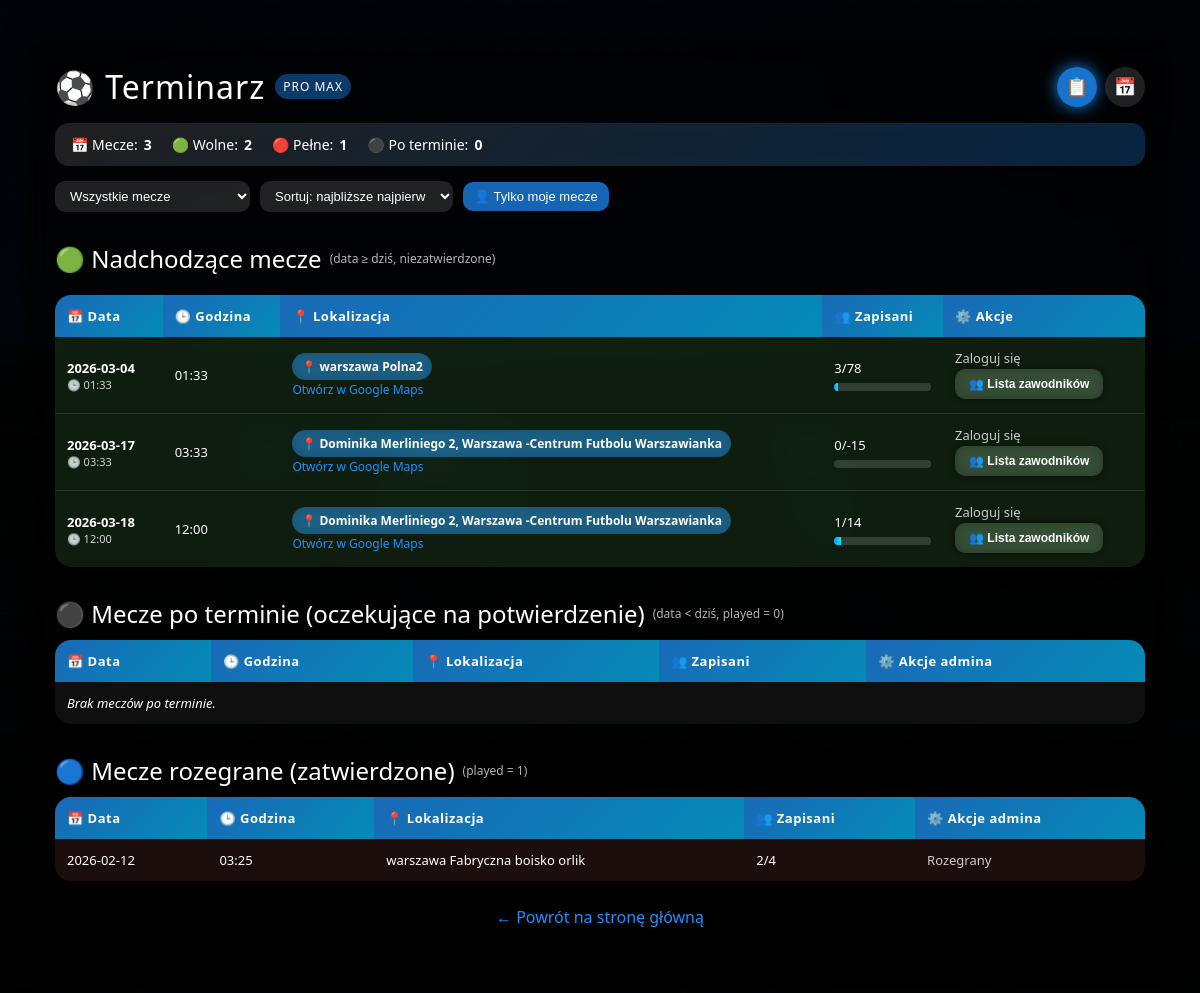
Page /terminarz on the committed database.
### tables this page shows
CREATE TABLE matches (
            id INTEGER PRIMARY KEY AUTOINCREMENT,
            match_date TEXT NOT NULL,
            match_time TEXT NOT NULL,
            location TEXT NOT NULL,
            max_slots INTEGER NOT NULL,
            signed_up INTEGER NOT NULL DEFAULT 0
        , played INTEGER NOT NULL DEFAULT 0);

### app.py (the view)
@app.route("/terminarz")
def terminarz():
    conn = get_db()
    matches = conn.execute("SELECT * FROM matches ORDER BY match_date ASC, match_time ASC").fetchall()
    signups = conn.execute("""
        SELECT ms.match_id, ms.paid, u.first_name, u.last_name, u.player_alias
        FROM match_signups ms
        JOIN users u ON u.id = ms.user_id
        ORDER BY u.first_name ASC
    """).fetchall()
    conn.close()
    players_by_match = {}
    for s in signups:
        players_by_match.setdefault(s["match_id"], []).append(s)
    user_signed = {}
    if "player_alias" in session:
        for s in signups:
            if s["player_alias"] == session["player_alias"]:
                user_signed[s["match_id"]] = True
    today = date.today()
    upcoming_matches = []
    after_date_not_confirmed = []
    played_confirmed = []
    for m in matches:
        m_date = date.fromisoformat(m["match_date"])
        if m["played"] == 1:
            played_confirmed.append(m)
        else:
            if m_date >= today:
                upcoming_matches.append(m)
            else:
                after_date_not_confirmed.append(m)
    return render_template(
        "terminarz.html",
        matches=matches,
        upcoming_matches=upcoming_matches,
        after_date_not_confirmed=after_date_not_confirmed,
        played_confirmed=played_confirmed,
        players_by_match=players_by_match,
        user_signed=user_signed
    )

### app.py (called while the page is built)
def get_db():
    conn = sqlite3.connect("database.db")
    conn.row_factory = sqlite3.Row
    return conn

### templates/terminarz.html (shortened to what this page needs)
<!DOCTYPE html>
<html lang="pl">
<head>
</head>
<body>
<div class="overlay"></div>
<div class="container">
    <div class="header-row">
        <h1>⚽ Terminarz <span class="badge">PRO MAX</span></h1>
        <div class="view-toggle">
            <button id="btn-list" class="icon-toggle active" title="Widok listy">📋</button>
            <button id="btn-calendar" class="icon-toggle" title="Widok kalendarza">📅</button>
        </div>
    </div>
    <div id="stats-bar" class="stats-bar">
        <div class="stats-item">📅 Mecze: <span id="stat-total" class="value">0</span></div>
        <div class="stats-item">🟢 Wolne: <span id="stat-free" class="value">0</span></div>
        <div class="stats-item">🔴 Pełne: <span id="stat-full" class="value">0</span></div>
        <div class="stats-item">⚫ Po terminie: <span id="stat-past" class="value">0</span></div>
    </div>
    <div class="controls">
        <select id="filter-select">
            <option value="all">Wszystkie mecze</option>
        </select>
        <select id="sort-select">
            <option value="asc">Sortuj: najbliższe najpierw</option>
        </select>
        <button id="filter-mine" class="btn-filter">👤 Tylko moje mecze</button>
    </div>
    <div id="list-view">
        <h2>🟢 Nadchodzące mecze <small>(data ≥ dziś, niezatwierdzone)</small></h2>
        <div style="max-height: 450px; overflow-y: auto; border-radius: 16px;">
            <table>
                <thead>
                <tr>
                    <th>📅 Data</th>
                    <th>🕒 Godzina</th>
                    <th>📍 Lokalizacja</th>
                    <th>👥 Zapisani</th>
                    <th>⚙️ Akcje</th>
                </tr>
                </thead>
                <tbody id="list-tbody">
                {% for m in upcoming_matches %}
                {% set signed = m["signed_up"] %}
                {% set max_slots = m["max_slots"] %}
                {% set percent = (signed / max_slots) * 100 if max_slots > 0 else 0 %}
                {% if percent < 50 %}
                {% set row_class = "row-green" %}
                {% elif percent < 80 %}
                {% set row_class = "row-yellow" %}
                {% else %}
                {% set row_class = "row-red" %}
                {% endif %}
                <tr class="{{ row_class }} match-row"
                    data-id="{{ m['id'] }}"
                    data-date="{{ m['match_date'] }}"
                    data-time="{{ m['match_time'] }}"
                    data-signed="{{ signed }}"
                    data-max="{{ max_slots }}"
                    data-mine="{% if user_signed.get(m['id']) %}1{% else %}0{% endif %}">
                    <td>
                        <div style="font-weight:600;">{{ m["match_date"] }}</div>
                        <div style="font-size:11px; opacity:0.8;">🕒 {{ m["match_time"] }}</div>
                    </td>
                    <td>{{ m["match_time"] }}</td>
                    <td>
                        <span class="location-tag">📍 {{ m["location"] }}</span><br>
                        <a href="https://www.google.com/maps/search/?api=1&query={{ m['location'] | urlencode }}"
                           target="_blank"
                           style="color:#1e90ff; text-decoration:none; font-size:12px;">
                            Otwórz w Google Maps
                        </a>
                    </td>
                    <td>
                        {{ signed }}/{{ max_slots }}
                        <div class="progress-container">
                            <div class="progress-bar" style="--target-width: {{ percent }}%;"></div>
                        </div>
                    </td>
                    <td>
                        {% if session.user_id %}
                        {% if user_signed.get(m["id"]) %}
                        <a href="/terminarz/unsubscribe/{{ m['id'] }}" class="btn-modern btn-leave">
                            👤 Jednak nie wpadam
                        </a>
                        {% else %}
                        {% if signed < max_slots %}
                        <a href="/terminarz/signup/{{ m['id'] }}" class="btn-modern btn-join">
                            👤 Zapisz się
                        </a>
                        {% else %}
                        <span style="color:orange; font-weight:bold;">Brak miejsc</span>
                        {% endif %}
                        {% endif %}
                        {% else %}
                        <span style="color:#ccc;">Zaloguj się</span>
                        {% endif %}
                        <br>
                        <button class="btn-modern btn-list-players" onclick="openPlayersPopup({{ m['id'] }})">
                            👥 Lista zawodników
                        </button>
                    </td>
                </tr>
                {% endfor %}
                </tbody>
            </table>
        </div>
        <h2>⚫ Mecze po terminie (oczekujące na potwierdzenie) <small>(data < dziś, played = 0)</small></h2>
        <table>
            <thead>
            <tr>
                <th>📅 Data</th>
                <th>🕒 Godzina</th>
                <th>📍 Lokalizacja</th>
                <th>👥 Zapisani</th>
                <th>⚙️ Akcje admina</th>
            </tr>
            </thead>
            <tbody>
            {% for m in after_date_not_confirmed %}
            <tr class="row-yellow">
                <td>{{ m["match_date"] }}</td>
                <td>{{ m["match_time"] }}</td>
                <td>{{ m["location"] }}</td>
                <td>{{ m["signed_up"] }}/{{ m["max_slots"] }}</td>
                <td>
                    {% if session.is_admin == 1 %}
                    <form action="/admin/match/{{ m['id'] }}/set_played" method="post" style="display:inline;">
                        <button type="submit" class="btn-modern btn-admin-confirm">
                            ✔ Potwierdź rozegranie
                        </button>
                    </form>
                    {% else %}
                    <span style="color:#ccc;">Oczekuje na potwierdzenie</span>
                    {% endif %}
                </td>
            </tr>
            {% else %}
            <tr><td colspan="5"><i>Brak meczów po terminie.</i></td></tr>
            {% endfor %}
            </tbody>
        </table>
        <h2>🔵 Mecze rozegrane (zatwierdzone) <small>(played = 1)</small></h2>
        <table>
            <thead>
            <tr>
                <th>📅 Data</th>
                <th>🕒 Godzina</th>
                <th>📍 Lokalizacja</th>
                <th>👥 Zapisani</th>
                <th>⚙️ Akcje admina</th>
            </tr>
            </thead>
            <tbody>
            {% for m in played_confirmed %}
            <tr class="row-red">
                <td>{{ m["match_date"] }}</td>
                <td>{{ m["match_time"] }}</td>
                <td>{{ m["location"] }}</td>
                <td>{{ m["signed_up"] }}/{{ m["max_slots"] }}</td>
                <td>
                    {% if session.is_admin == 1 %}
                    <form action="/admin/match/{{ m['id'] }}/unset_played" method="post" style="display:inline;">
                        <button type="submit" class="btn-modern btn-admin-unconfirm">
                            ↩ Cofnij rozegranie
                        </button>
                    </form>
                    {% else %}
                    <span style="color:#ccc;">Rozegrany</span>
                    {% endif %}
                </td>
            </tr>
            {% else %}
            <tr><td colspan="5"><i>Brak rozegranych meczów.</i></td></tr>
            {% endfor %}
            </tbody>
        </table>
    </div>
    <a href="/" class="back">← Powrót na stronę główną</a>
</div>
</body>
</html>

### templates/terminarz.html (style rules this page uses)
* { box-sizing: border-box; }
body { margin: 0; padding: 0; font-family: "Segoe UI", Arial, sans-serif; color: #fff; background-image: url('/static/stadium.jpg'); background-size: cover; background-position: center; background-repeat: no-repeat; }
.overlay { position: fixed; inset: 0; background: radial-gradient(circle at top, rgba(0,0,0,0.4), rgba(0,0,0,0.9)); z-index: -1; }
.container { width: 95%; max-width: 1200px; margin: 40px auto; background: rgba(0,0,0,0.55); padding: 25px; border-radius: 20px; backdrop-filter: blur(14px); box-shadow: 0 0 30px rgba(0,0,0,0.8); position: relative; }
.header-row { display: flex; align-items: center; justify-content: space-between; gap: 10px; margin-bottom: 15px; }
h1 { font-weight: 300; letter-spacing: 1px; margin: 0; display: flex; align-items: center; gap: 10px; }
h1 span.badge { font-size: 12px; padding: 4px 8px; border-radius: 999px; background: rgba(30,144,255,0.4); text-transform: uppercase; letter-spacing: 1px; }
h2 { font-weight: 400; margin-top: 30px; margin-bottom: 10px; display: flex; align-items: center; gap: 8px; }
h2 small { font-size: 12px; opacity: 0.7; font-weight: 300; }
.view-toggle { display: flex; align-items: center; gap: 8px; }
.icon-toggle { width: 40px; height: 40px; border-radius: 50%; border: none; cursor: pointer; background: rgba(255,255,255,0.12); color: #fff; display: flex; align-items: center; justify-content: center; font-size: 18px; box-shadow: 0 0 10px rgba(0,0,0,0.5); transition: 0.25s ease; }
.icon-toggle.active { background: rgba(30,144,255,0.8); box-shadow: 0 0 16px rgba(30,144,255,0.9); }
.stats-bar { background: linear-gradient(135deg, rgba(255,255,255,0.12), rgba(30,144,255,0.25)); padding: 12px 16px; border-radius: 14px; backdrop-filter: blur(10px); margin-bottom: 15px; font-size: 14px; display: flex; gap: 20px; flex-wrap: wrap; align-items: center; }
.stats-item { display: flex; align-items: center; gap: 6px; }
.stats-item span.value { font-weight: 600; }
.controls { display: flex; flex-wrap: wrap; gap: 10px; margin-bottom: 15px; align-items: center; }
.controls select, .controls button { padding: 7px 11px; border-radius: 10px; border: none; font-size: 13px; cursor: pointer; }
.controls select { background: rgba(255,255,255,0.12); color: #fff; }
.controls button { background: rgba(30,144,255,0.7); color: #fff; }
.btn-filter { background: rgba(255,255,255,0.12); color: #fff; border-radius: 10px; border: none; padding: 7px 11px; font-size: 13px; cursor: pointer; transition: 0.2s ease; }
table { width: 100%; border-collapse: collapse; margin-top: 10px; border-radius: 16px; overflow: hidden; background: rgba(255,255,255,0.06); backdrop-filter: blur(8px); }
thead tr { position: sticky; top: 0; z-index: 2; }
th { padding: 12px; background: linear-gradient(135deg, rgba(30,144,255,0.7), rgba(0,191,255,0.7)); font-weight: 600; letter-spacing: 0.5px; font-size: 13px; text-align: left; }
td { padding: 12px; border-bottom: 1px solid rgba(255,255,255,0.12); font-size: 13px; }
tr:last-child td { border-bottom: none; }
.row-green { background: rgba(0,255,0,0.06); }
.row-red { background: rgba(255,0,0,0.06); }
.location-tag { display: inline-block; padding: 5px 9px; background: rgba(30,144,255,0.45); border-radius: 999px; font-size: 12px; font-weight: 600; color: #fff; backdrop-filter: blur(4px); }
.btn-modern { padding: 8px 14px; border-radius: 10px; font-size: 12px; font-weight: 600; cursor: pointer; border: none; text-decoration: none; display: inline-block; transition: 0.25s ease; backdrop-filter: blur(6px); background: rgba(255,255,255,0.12); color: #fff; box-shadow: 0 0 8px rgba(0,0,0,0.4); margin: 2px 0; }
.progress-container { width: 100%; background: rgba(255,255,255,0.15); border-radius: 8px; height: 8px; margin-top: 6px; overflow: hidden; }
.progress-bar { height: 8px; background: linear-gradient(90deg, #1e90ff, #00eaff); width: 0%; animation: fillBar 1s ease forwards; }
a.back { display: block; text-align: center; margin-top: 25px; color: #1e90ff; text-decoration: none; font-size: 16px; }

### rows in the picture
matches: match_date "2026-03-04", match_time "01:33", location "warszawa Polna2", signed_up "3", max_slots "78", {{ percent }} 3.8461538461538463 (drawn)
matches: match_date "2026-03-17", match_time "03:33", location "Dominika Merliniego 2, Warszawa -Centrum Futbolu Warszawianka", signed "0", max_slots "-15"
matches: match_date "2026-03-18", match_time "12:00", location "Dominika Merliniego 2, Warszawa -Centrum Futbolu Warszawianka", signed_up "1", max_slots "14", {{ percent }} 7.142857142857142 (drawn)
matches: match_date "2026-02-12", match_time "03:25", location "warszawa Fabryczna boisko orlik", signed_up "2", max_slots "4"
